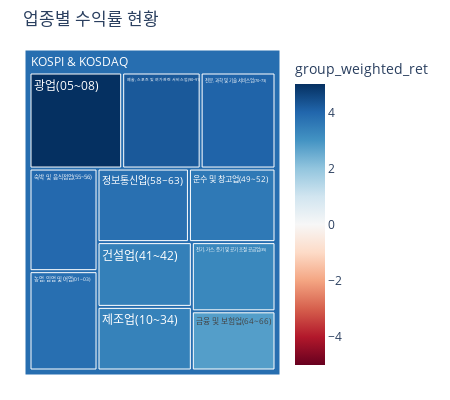

Notebook cell for this chart:
### Markdown cell above
### 피드백 1: 차라리 네모 크기를 주가 상승률로 하는 것은 어떤지? 

1월 27일 글로벌 '패닉 셀링'...亞증시·美선물 폭락

https://www.wowtv.co.kr/NewsCenter/News/Read?articleId=A202201270178&t=NN

시장이 크게 대 폭락 할 때는 수익률 상위 기준? 아예 그리지도 못한다. 

즉, 주식시장 오올-블루 일 때 네모를 시가총액 아닌 수익률 기준으로 그려버리면 +일 떄는 아예 못그린다.

### Code cell
chart_name = '업종별 수익률 현황'

group_tree_df_abs = group_tree_df.copy()
group_tree_df_abs['group_weighted_ret'] = group_tree_df_abs['group_weighted_ret'].abs()

treemap_fig = px.treemap(
    group_tree_df_abs, 
    title=chart_name,
    path=[
        px.Constant('KOSPI & KOSDAQ'),
        'group_idx',
    ],
    # values='power_marcap',
    values='group_weighted_ret',
    color='group_weighted_ret',
    # hover_data=[],
    # color_discrete_sequence=,
    color_continuous_scale='RdBu',
    color_continuous_midpoint=0,
)

treemap_fig.update_layout(
    margin=dict(t=50, l=25, b=25),
    width=300+150,
    height=400,
    legend=dict(orientation='h'),
    )
treemap_fig.show()

### Figure 1 — Plotly figure (JSON) as saved in the notebook; plotly's stock layout.template omitted (floating-point values rounded to 4 significant figures)
{"data": [{"branchvalues": "total", "customdata": [[3.442], [5.014], [2.79], [3.807], [3.933], [4.246], [3.589], [3.262], [4.05], [3.789], [3.381], [3.837]], "domain": {"x": [0, 1], "y": [0, 1]}, "hovertemplate": "labels=%{label}<br>group_weighted_ret_sum=%{value}<br>parent=%{parent}<br>id=%{id}<br>group_weighted_ret=%{color}<extra></extra>", "ids": ["KOSPI & KOSDAQ/건설업(41~42)", "KOSPI & KOSDAQ/광업(05~08)", "KOSPI & KOSDAQ/금융 및 보험업(64~66)", "KOSPI & KOSDAQ/농업, 임업 및 어업(01~03)", "KOSPI & KOSDAQ/숙박 및 음식점업(55~56)", "KOSPI & KOSDAQ/예술, 스포츠 및 여가관련 서비스업(90~91)", "KOSPI & KOSDAQ/운수 및 창고업(49~52)", "KOSPI & KOSDAQ/전기, 가스, 증기 및 공기 조절 공급업(35)", "KOSPI & KOSDAQ/전문, 과학 및 기술 서비스업(70~73)", "KOSPI & KOSDAQ/정보통신업(58~63)", "KOSPI & KOSDAQ/제조업(10~34)", "KOSPI & KOSDAQ"], "labels": ["건설업(41~42)", "광업(05~08)", "금융 및 보험업(64~66)", "농업, 임업 및 어업(01~03)", "숙박 및 음식점업(55~56)", "예술, 스포츠 및 여가관련 서비스업(90~91)", "운수 및 창고업(49~52)", "전기, 가스, 증기 및 공기 조절 공급업(35)", "전문, 과학 및 기술 서비스업(70~73)", "정보통신업(58~63)", "제조업(10~34)", "KOSPI & KOSDAQ"], "marker": {"coloraxis": "coloraxis", "colors": [3.442, 5.014, 2.79, 3.807, 3.933, 4.246, 3.589, 3.262, 4.05, 3.789, 3.381, 3.837]}, "name": "", "parents": ["KOSPI & KOSDAQ", "KOSPI & KOSDAQ", "KOSPI & KOSDAQ", "KOSPI & KOSDAQ", "KOSPI & KOSDAQ", "KOSPI & KOSDAQ", "KOSPI & KOSDAQ", "KOSPI & KOSDAQ", "KOSPI & KOSDAQ", "KOSPI & KOSDAQ", "KOSPI & KOSDAQ", ""], "type": "treemap", "values": [3.442, 5.014, 2.79, 3.807, 3.933, 4.246, 3.589, 3.262, 4.05, 3.789, 3.381, 41.3]}], "layout": {"coloraxis": {"cmid": 0, "colorbar": {"title": {"text": "group_weighted_ret"}}, "colorscale": [[0, "rgb(103,0,31)"], [0.1, "rgb(178,24,43)"], [0.2, "rgb(214,96,77)"], [0.3, "rgb(244,165,130)"], [0.4, "rgb(253,219,199)"], [0.5, "rgb(247,247,247)"], [0.6, "rgb(209,229,240)"], [0.7, "rgb(146,197,222)"], [0.8, "rgb(67,147,195)"], [0.9, "rgb(33,102,172)"], [1, "rgb(5,48,97)"]]}, "height": 400, "legend": {"orientation": "h", "tracegroupgap": 0}, "margin": {"b": 25, "l": 25, "t": 50}, "title": {"text": "업종별 수익률 현황"}, "width": 450}}
